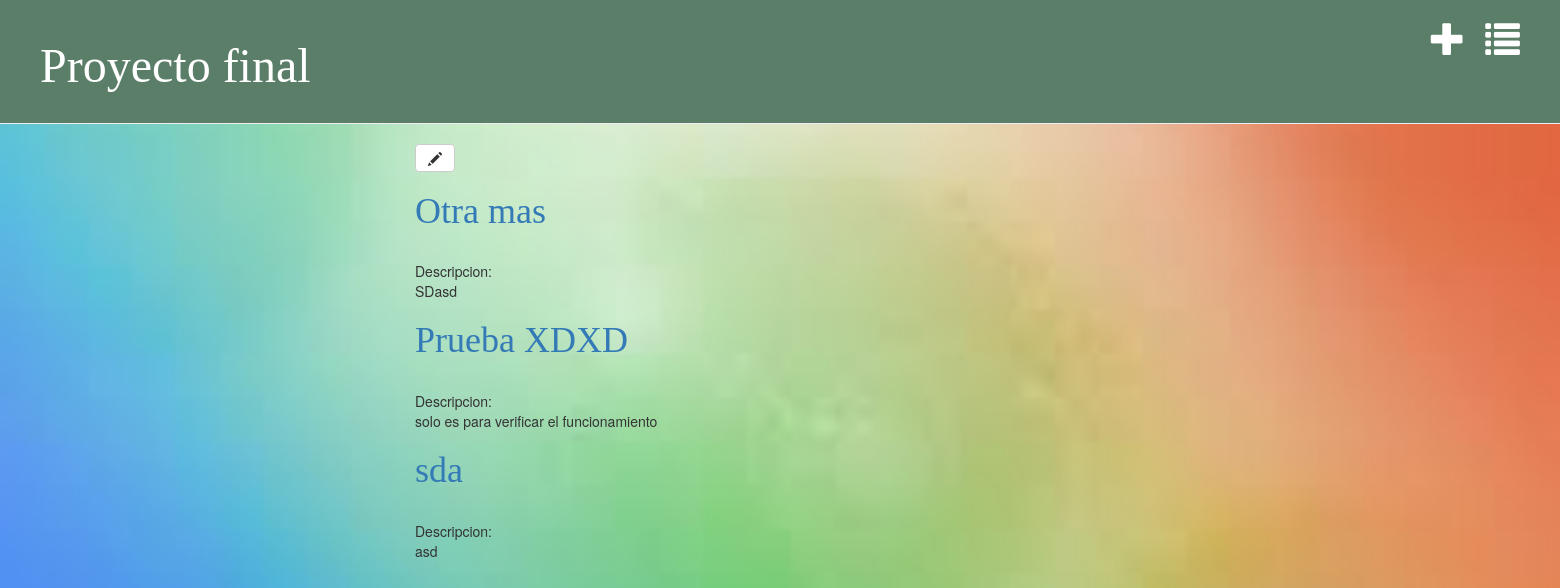
Screenshot of /home/listar/categorias/ with the database file from the repository.
### crudfinal/models.py (models this page shows, shortened)
class Categoria(models.Model):
    Nombre_Categoria = models.CharField(max_length=50)
    Descripcion_Categoria = models.TextField()

### crudfinal/views.py (the view)
# urls.py: url(r'^home/listar/categorias/$', views.post_list_categoria, name='post_list_categoria'),
def post_list_categoria(request):
    posts = Categoria.objects.order_by("Nombre_Categoria")
    return render(request, 'crudfinal/post_listar_categoria.html', {'posts': posts})

### crudfinal/templates/crudfinal/post_listar_categoria.html
{% extends 'crudfinal/base.html' %}
{% block content %}
<a class="btn btn-default" href="/home/listar/categorias/nueva"><span class="glyphicon glyphicon-pencil"></span></a>
{% for post in posts %}
<div>
<p>
<h1><a href="{% url 'crudfinal.views.post_detail_categoria' pk=post.pk %}">{{ post.Nombre_Categoria }}</a></h1>
</p>
<br>
Descripcion:
<br> {{ post.Descripcion_Categoria }}
</div>
{% endfor %}
{% endblock content %}

### crudfinal/static/css/estilo.css (style rules this page uses)
body { -webkit-background-size: cover; -moz-background-size: cover; -o-background-size:cover; background-size: cover; }
h1, h2, h3, h4 { font-family: 'Lobster', cursive; }

### rows the page displays
Categoria: Nombre_Categoria "Otra mas", Descripcion_Categoria "SDasd"
Categoria: Nombre_Categoria "Prueba XDXD", Descripcion_Categoria "solo es para verificar el funcionamiento"
Categoria: Nombre_Categoria "sda", Descripcion_Categoria "asd"
